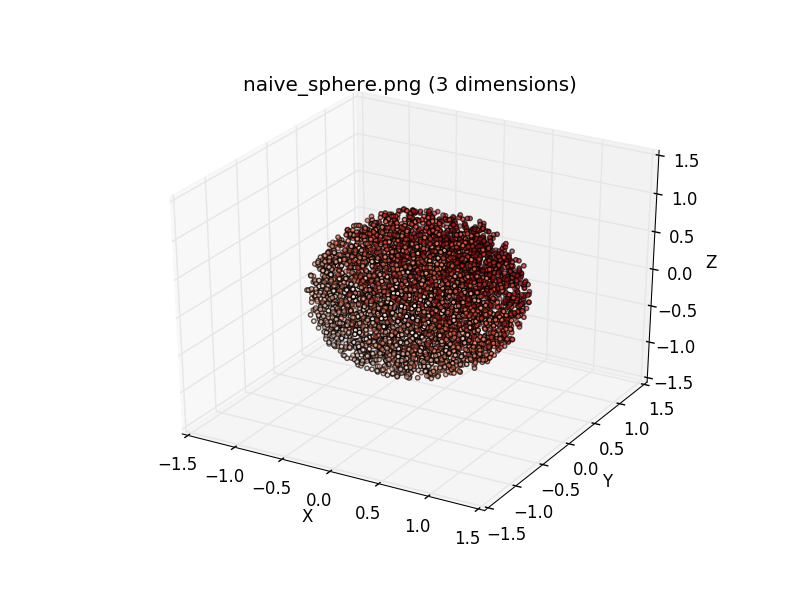

The script that drew this image:
import random
import pylab
import matplotlib.pyplot as plt
from mpl_toolkits.mplot3d import Axes3D

def naive_sphere(d):
        """ d is the dimension of the unit sphere"""
        x=[0]*d
        S=0
        for k in range(d):
                x[k]=random.uniform(-1, 1)
                S+=x[k]**2
                if S>1: return naive_sphere(d)
        return x

X=[]
Y=[]
Z=[]
for i in range(5000):
        l=naive_sphere(3)
        X+=[l[0], ]
        Y+=[l[1], ]
        Z+=[l[2], ]
fig=plt.figure()
ax=plt.axes(projection='3d')
ax.scatter3D(X, Y, Z, c=Y, cmap="Reds", s=10)
ax.set_title("naive_sphere.png (3 dimensions)")
ax.set_xlabel("X")
ax.set_ylabel("Y")
ax.set_zlabel("Z")
plt.show()
